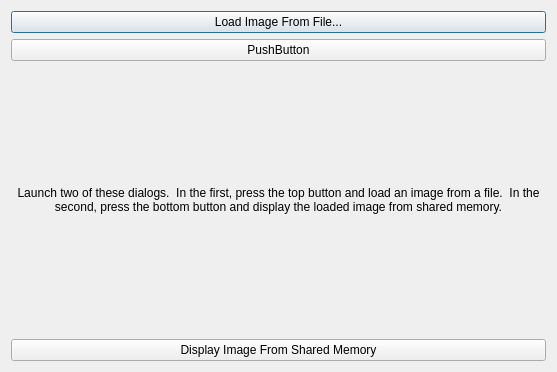
<?xml version="1.0" encoding="UTF-8"?>
<ui version="4.0">
 <class>Dialog</class>
 <widget class="QDialog" name="Dialog">
  <property name="geometry">
   <rect>
    <x>0</x>
    <y>0</y>
    <width>557</width>
    <height>372</height>
   </rect>
  </property>
  <property name="windowTitle">
   <string>Dialog</string>
  </property>
  <layout class="QGridLayout">
   <item row="2" column="0">
    <widget class="QLabel" name="label">
     <property name="text">
      <string>Launch two of these dialogs.  In the first, press the top button and load an image from a file.  In the second, press the bottom button and display the loaded image from shared memory.</string>
     </property>
     <property name="alignment">
      <set>Qt::AlignCenter</set>
     </property>
     <property name="wordWrap">
      <bool>true</bool>
     </property>
    </widget>
   </item>
   <item row="0" column="0">
    <widget class="QPushButton" name="loadFromFileButton">
     <property name="text">
      <string>Load Image From File...</string>
     </property>
    </widget>
   </item>
   <item row="3" column="0">
    <widget class="QPushButton" name="loadFromSharedMemoryButton">
     <property name="text">
      <string>Display Image From Shared Memory</string>
     </property>
    </widget>
   </item>
   <item row="1" column="0">
    <widget class="QPushButton" name="pushButton">
     <property name="text">
      <string>PushButton</string>
     </property>
    </widget>
   </item>
  </layout>
 </widget>
 <resources/>
 <connections/>
</ui>
